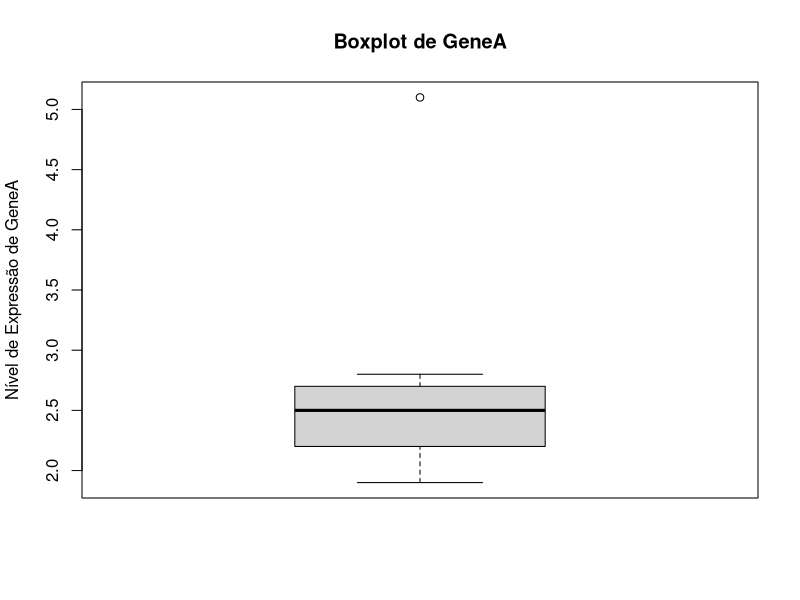
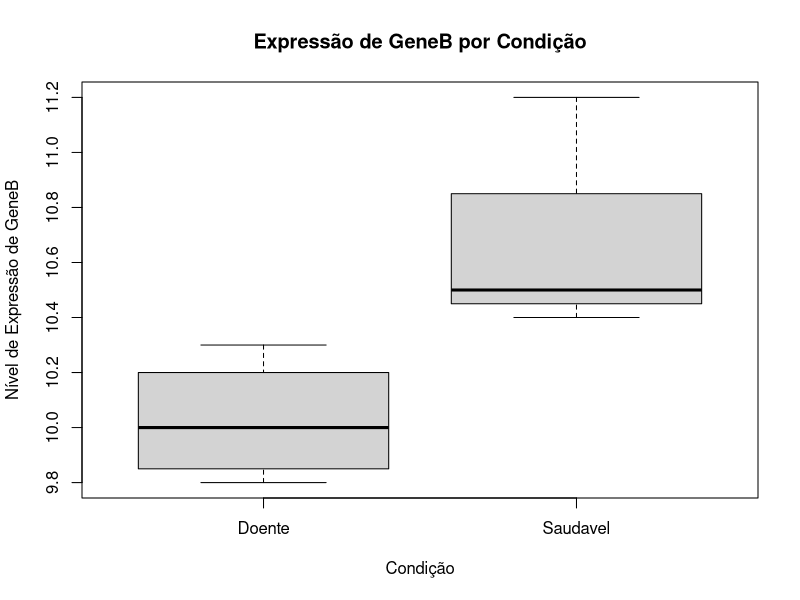
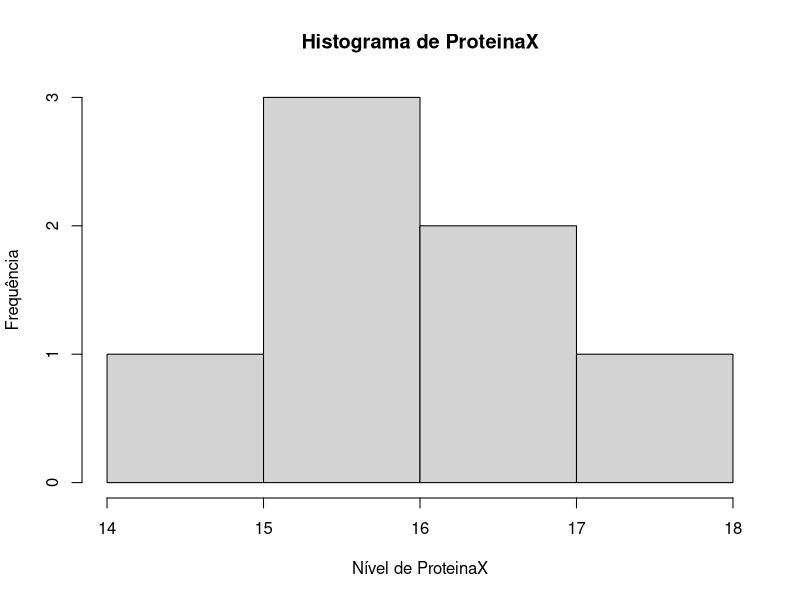
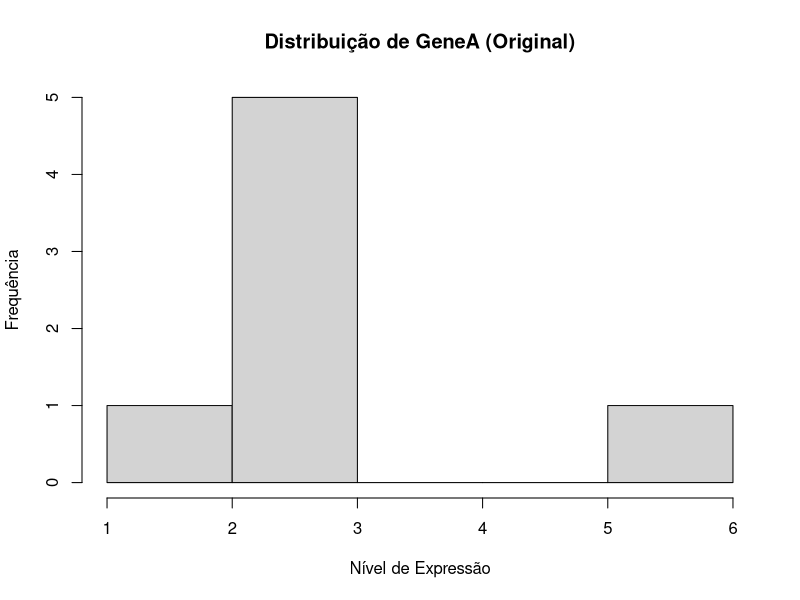
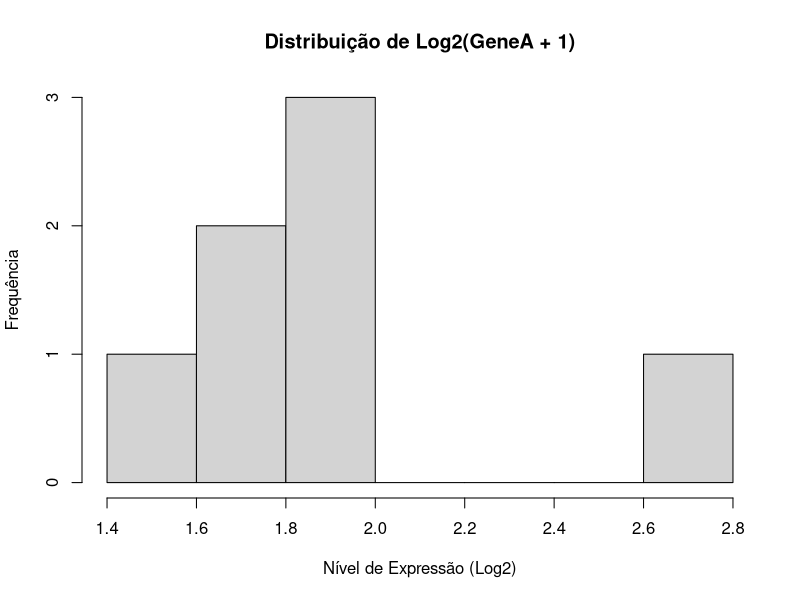
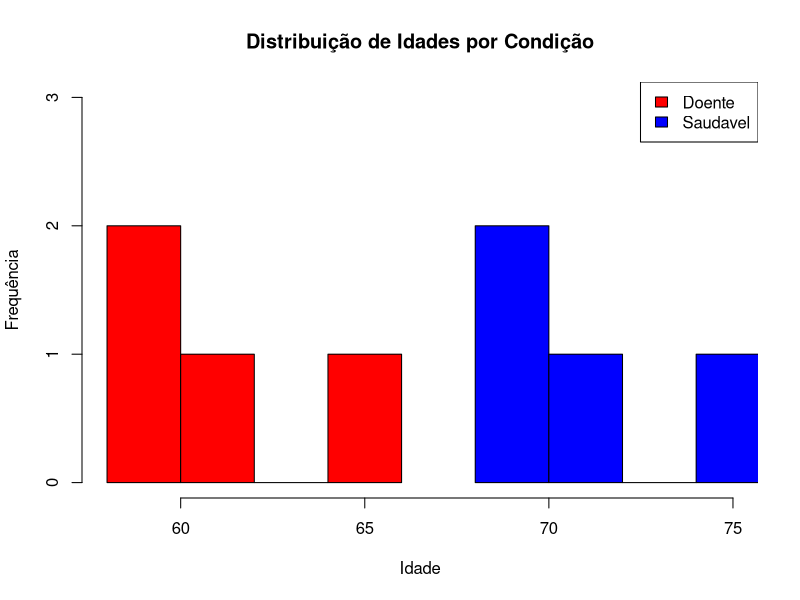
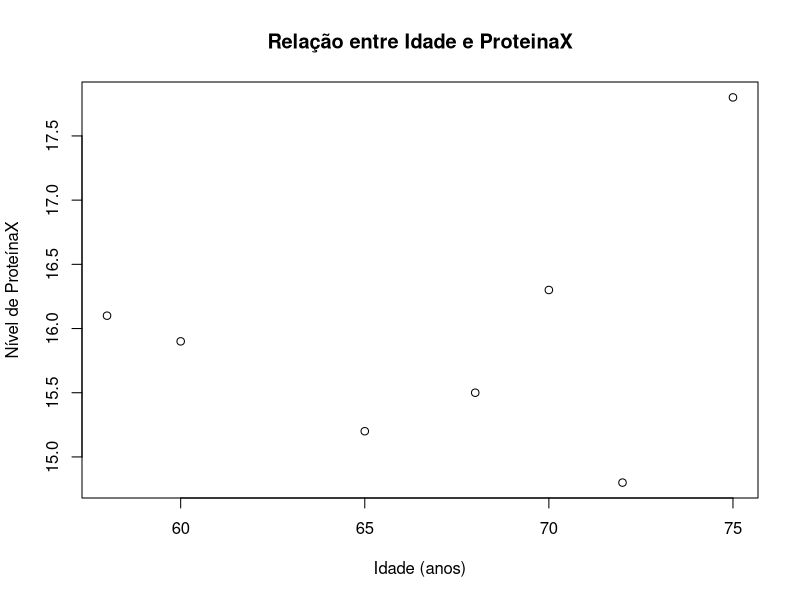

Recreate these plots in R, in order.
################################################################################
# Nome: visualizacao.r                                                         #
#                                                                              #
# Autor: Jean Resende (jean.s.s.resende@gmail.com)                             #
################################################################################
dados_bio <- read.csv("dados_bio.csv")

# boxplot
png("boxplot_geneA.png", width = 400, height = 300)
boxplot(dados_bio$GeneA,
        main = "Boxplot de GeneA",
        ylab = "Nível de Expressão de GeneA")
dev.off()

# Boxplot da expressão de GeneB por condição (após remover NA's)
png("boxplot_geneB_condicao.png", width = 400, height = 300)
boxplot(dados_bio$GeneB ~ dados_bio$Condicao, 
        main="Expressão de GeneB por Condição", 
        xlab="Condição", 
        ylab="Nível de Expressão de GeneB")
dev.off()

# histograma
png("histograma_ProteinaX.png", width = 400, height = 300)
hist(dados_bio$ProteinaX,
     main = "Histograma de ProteinaX", 
     xlab = "Nível de ProteinaX", 
     ylab = "Frequência")
dev.off()

# Histograma de GeneA antes da transformação
png("histograma_GeneAOriginal.png", width = 400, height = 300)
hist(dados_bio$GeneA, 
     main="Distribuição de GeneA (Original)", 
     xlab="Nível de Expressão", 
     ylab="Frequência")
dev.off()

# Aplicar transformação logarítmica (base 2)
dados_bio$Log2GeneA <- log2(dados_bio$GeneA + 1)

# Histograma de GeneA após a transformação logarítmica
png("histograma_GeneALog2.png", width = 400, height = 300)
hist(dados_bio$Log2GeneA,
     main="Distribuição de Log2(GeneA + 1)",
     xlab="Nível de Expressão (Log2)",
     ylab="Frequência")
dev.off()

# Histograma para pacientes Doentes
png("histograma_psc_doente.png")
hist(dados_bio$Idade[dados_bio$Condicao == "Doente"], 
     col="red", main="Distribuição de Idades por Condição", 
     xlab="Idade", ylab="Frequência", xlim=range(dados_bio$Idade), ylim=c(0,3))
# Adicionar histograma para pacientes Saudáveis
hist(dados_bio$Idade[dados_bio$Condicao == "Saudavel"], col="blue", add=TRUE)
legend("topright", legend=c("Doente", "Saudavel"), fill=c("red", "blue"))
dev.off()

# Gráfico de dispersão entre Idade e ProteinaX
png("dispersao_protIdade.png", width = 400, height = 300)
plot(dados_bio$Idade, 
     dados_bio$ProteinaX, 
     main="Relação entre Idade e ProteinaX", 
     xlab="Idade (anos)", 
     ylab="Nível de ProteínaX")
dev.off()
